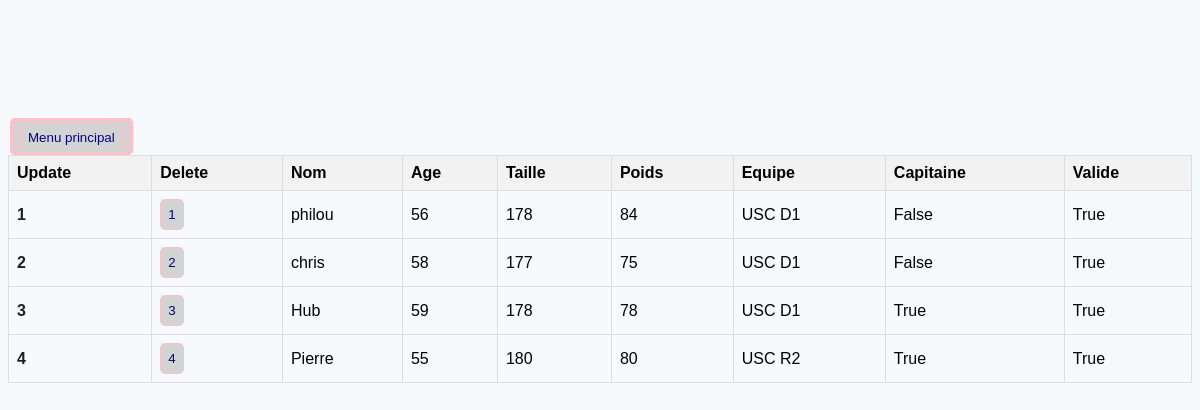
Before: /players with the older database file.
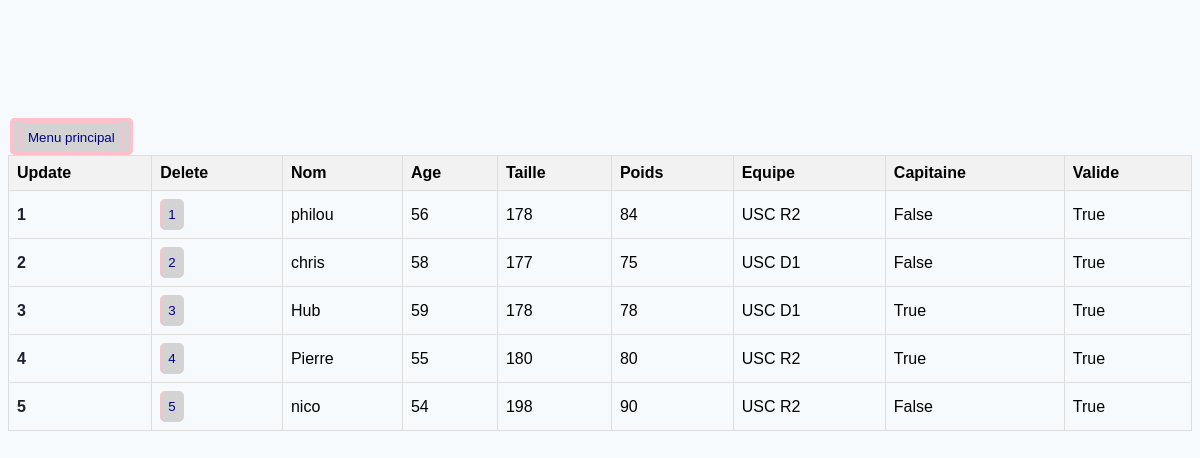
After: the same page with the newer database file.
### TennisModel.py (models this page shows)
class Player(db.Model):
    __tablename__ = 'player'
    id = db.Column(db.Integer, primary_key=True, autoincrement=True)
    name = db.Column(db.String(20), unique=True, nullable=False)
    birthDate = db.Column(db.DateTime, nullable=False)
    height = db.Column(db.Integer, nullable=False)
    weight = db.Column(db.Integer, nullable=False)
    teamId = db.Column(db.Integer, ForeignKey('team.id'), nullable=False)  # Add ForeignKey for team
    isCaptain = db.Column(db.Boolean, default=False)
    isActive = db.Column(db.Boolean, default=True)
    team = relationship('Team', back_populates='players')
    @property
    def age(self):
        today = datetime.now()
        return today.year - self.birthDate.year - ((today.month, today.day) < (self.birthDate.month, self.birthDate.day))
    def __repr__(self):
        return f'{self.name}'

class Team(db.Model):
    __tablename__ = 'team'
    id = db.Column(db.Integer, primary_key=True, autoincrement=True)
    name = db.Column(db.String(20), unique=True, nullable=False)
    players = relationship('Player', back_populates='team')
    def __repr__(self):
        return f'{self.name}'

### flask_app.py (the view)
@app.route('/players')
def show_players():
    app.logger.debug('This is a debug message.')
    players = Player.query.all()
    app.logger.debug(f'players: {players}')
    return render_template('players.html', players=players)

### flask_app.py (called while the page is built)
@app.before_request
def create_tables():
    db.create_all()

### templates/players.html (shortened to what this page needs)
{% extends 'base.html' %}
{% block main %}
<main>
    {% if players %}
    <table class="players">
        <thead>
        <tr>
            <th>Update</th>
            <th>Delete</th>
            <th>Nom</th>
            <th>Age</th>
            <th>Taille</th>
            <th>Poids</th>
            <th>Equipe</th>
            <th>Capitaine</th>
            <th>Valide</th>
        </tr>
        </thead>
        {% for player in players %}
        <div id="player">
            <tr>
                <td align="center">
                    <a href="{{ url_for('update_player', id=player.id) }}">{{player.id}}</a>
                </td>
                <td align="center">
                    <button onclick="confirmDelete({{ player.id }})">{{player.id}}</button>
                </td>
                <td>{{ player.name }}</td>
                <td>{{ player.age }}</td>
                <td>{{ player.height }}</td>
                <td>{{ player.weight }}</td>
                <td>{{ player.team }}</td>
                <td>{{ player.isCaptain }}</td>
                <td>{{ player.isActive}}</td>
            </tr>
        </div>
        {%endfor %}
    </table>
    {% else %}
    <p style="font-size: 16px; text-align: center;">Pas de joueur disponible ✌️</p>
    {% endif %}
</main>
{% endblock main %}

### templates/base.html (shortened to what this page needs)
<!DOCTYPE html>
<html lang="fr">
<head>
    <link rel="stylesheet" href="{{ url_for('static', filename='css/style.css')}}">
</head>
<body>
    {% block main %}
    {% endblock main %}
</body>
</html>

### templates/partials/_menu.html
    <table class="menu">
        <tr>
            <td><a href="{{ url_for('welcome') }}"><button>Menu principal</button></a></td>
        </tr>
    </table>

### static/css/style.css (style rules this page uses)
body { background-color: #F7FAFC; justify-content: center; margin-top: 10%; font-family: Arial, Helvetica, sans-serif; }
.players { width: 100%; border-collapse: collapse; grid-template-columns: repeat(10, 1fr); }
a { color: #1E1E2D; font-size: 16px; font-weight: 600; text-decoration: none; }
button { color: darkblue; background-color: lightgray; padding: 7px; border: 1px solid pink; border-radius: 5px; border-collapse: collapse; }
table.menu tr td { display: inline; text-align: center; color: darkblue; background-color: lightgray; padding: 7px; margin-bottom: 20px; border: 3px solid pink; border-radius: 5px; border-collapse: collapse; }
main { display: grid; justify-items: center; }
th, td { border: 1px solid #ddd; padding: 8px; text-align: left; }
th { background-color: #f2f2f2; }

Changed rows visible on the page:
changed Player "philou": team "USC D1" → "USC R2"
added Player: id "5", name "nico", age "54", height "198", weight "90", team "USC R2", isCaptain "False", isActive "True"
